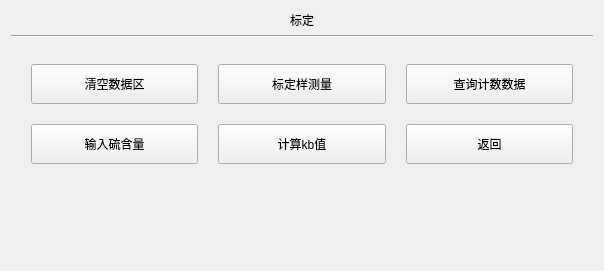
<?xml version="1.0" encoding="UTF-8"?>
<ui version="4.0">
 <class>calibration</class>
 <widget class="QWidget" name="calibration">
  <property name="geometry">
   <rect>
    <x>0</x>
    <y>0</y>
    <width>604</width>
    <height>271</height>
   </rect>
  </property>
  <property name="windowTitle">
   <string>Form</string>
  </property>
  <layout class="QGridLayout" name="gridLayout_2">
   <item row="0" column="0">
    <layout class="QVBoxLayout" name="verticalLayout" stretch="1,1,2,1">
     <item>
      <widget class="QLabel" name="label">
       <property name="sizePolicy">
        <sizepolicy hsizetype="Preferred" vsizetype="Maximum">
         <horstretch>0</horstretch>
         <verstretch>0</verstretch>
        </sizepolicy>
       </property>
       <property name="text">
        <string>标定</string>
       </property>
       <property name="alignment">
        <set>Qt::AlignCenter</set>
       </property>
      </widget>
     </item>
     <item>
      <widget class="Line" name="line">
       <property name="orientation">
        <enum>Qt::Horizontal</enum>
       </property>
      </widget>
     </item>
     <item>
      <layout class="QGridLayout" name="gridLayout">
       <property name="leftMargin">
        <number>20</number>
       </property>
       <property name="topMargin">
        <number>20</number>
       </property>
       <property name="rightMargin">
        <number>20</number>
       </property>
       <property name="bottomMargin">
        <number>20</number>
       </property>
       <property name="spacing">
        <number>20</number>
       </property>
       <item row="0" column="0">
        <widget class="QPushButton" name="pushButton">
         <property name="sizePolicy">
          <sizepolicy hsizetype="Minimum" vsizetype="Minimum">
           <horstretch>0</horstretch>
           <verstretch>0</verstretch>
          </sizepolicy>
         </property>
         <property name="layoutDirection">
          <enum>Qt::LeftToRight</enum>
         </property>
         <property name="text">
          <string>清空数据区</string>
         </property>
        </widget>
       </item>
       <item row="0" column="1">
        <widget class="QPushButton" name="pushButton_2">
         <property name="sizePolicy">
          <sizepolicy hsizetype="Minimum" vsizetype="Minimum">
           <horstretch>0</horstretch>
           <verstretch>0</verstretch>
          </sizepolicy>
         </property>
         <property name="layoutDirection">
          <enum>Qt::LeftToRight</enum>
         </property>
         <property name="text">
          <string>标定样测量</string>
         </property>
        </widget>
       </item>
       <item row="0" column="2">
        <widget class="QPushButton" name="pushButton_3">
         <property name="sizePolicy">
          <sizepolicy hsizetype="Minimum" vsizetype="Minimum">
           <horstretch>0</horstretch>
           <verstretch>0</verstretch>
          </sizepolicy>
         </property>
         <property name="layoutDirection">
          <enum>Qt::LeftToRight</enum>
         </property>
         <property name="text">
          <string>查询计数数据</string>
         </property>
        </widget>
       </item>
       <item row="1" column="0">
        <widget class="QPushButton" name="pushButton_4">
         <property name="sizePolicy">
          <sizepolicy hsizetype="Minimum" vsizetype="Minimum">
           <horstretch>0</horstretch>
           <verstretch>0</verstretch>
          </sizepolicy>
         </property>
         <property name="layoutDirection">
          <enum>Qt::LeftToRight</enum>
         </property>
         <property name="text">
          <string>输入硫含量</string>
         </property>
        </widget>
       </item>
       <item row="1" column="1">
        <widget class="QPushButton" name="pushButton_5">
         <property name="sizePolicy">
          <sizepolicy hsizetype="Minimum" vsizetype="Minimum">
           <horstretch>0</horstretch>
           <verstretch>0</verstretch>
          </sizepolicy>
         </property>
         <property name="layoutDirection">
          <enum>Qt::LeftToRight</enum>
         </property>
         <property name="text">
          <string>计算kb值</string>
         </property>
        </widget>
       </item>
       <item row="1" column="2">
        <widget class="QPushButton" name="pushButton_6">
         <property name="sizePolicy">
          <sizepolicy hsizetype="Minimum" vsizetype="Minimum">
           <horstretch>0</horstretch>
           <verstretch>0</verstretch>
          </sizepolicy>
         </property>
         <property name="text">
          <string>返回</string>
         </property>
        </widget>
       </item>
      </layout>
     </item>
     <item>
      <layout class="QHBoxLayout" name="horizontalLayout">
       <property name="sizeConstraint">
        <enum>QLayout::SetMinimumSize</enum>
       </property>
       <item>
        <widget class="issample" name="widget" native="true"/>
       </item>
       <item>
        <widget class="ispreheat" name="widget_2" native="true"/>
       </item>
       <item>
        <widget class="date_widget" name="widget_3" native="true"/>
       </item>
      </layout>
     </item>
    </layout>
   </item>
  </layout>
 </widget>
 <customwidgets>
  <customwidget>
   <class>date_widget</class>
   <extends>QWidget</extends>
   <header>date_widget.h</header>
   <container>1</container>
  </customwidget>
  <customwidget>
   <class>issample</class>
   <extends>QWidget</extends>
   <header>issample.h</header>
   <container>1</container>
  </customwidget>
  <customwidget>
   <class>ispreheat</class>
   <extends>QWidget</extends>
   <header>ispreheat.h</header>
   <container>1</container>
  </customwidget>
 </customwidgets>
 <resources/>
 <connections/>
</ui>
